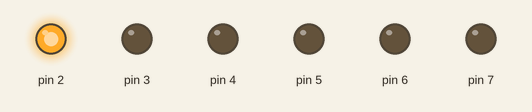
Simulated run of this sketch. Board: Arduino Uno, built with avr-gcc and run on an emulated ATmega328P. Shown: output pins drawn as LEDs (lit = HIGH).

Above: at 5.0 s.
At 15.0 s:
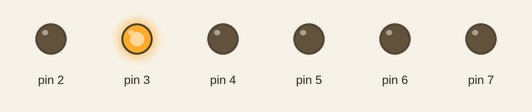
At 25.0 s:
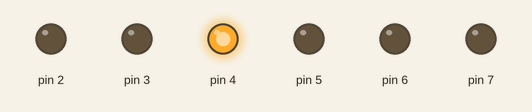
At 35.0 s:
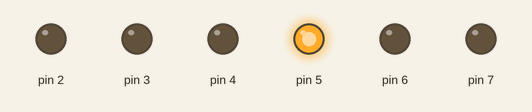
At 45.0 s:
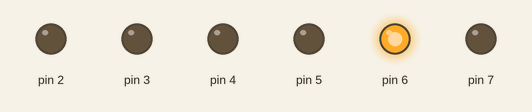
At 55.0 s:
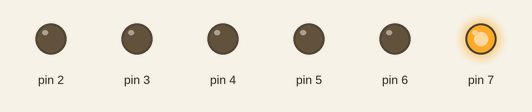
Timing chart, 0 to 78.0 s (numbered marks = the images above):
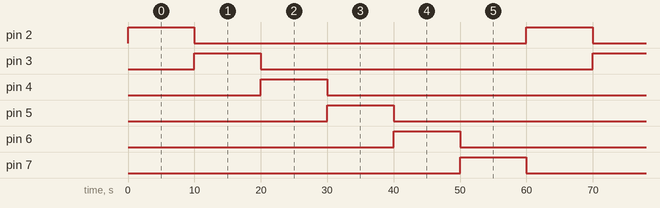

Measured:
- by itself, pin 2–7: alternates HIGH for 10.0 s and LOW for 50.0 s

The sketch:

HW10.ino
```cpp
void setup() {
  // put your setup code here, to run once:
  pinMode(2, OUTPUT);
  pinMode(3, OUTPUT);
  pinMode(4, OUTPUT);
  pinMode(5, OUTPUT);
  pinMode(6, OUTPUT);
  pinMode(7, OUTPUT);
}

void loop() {
  digitalWrite(2, HIGH);
  delay(10000);
  digitalWrite(2, LOW);
  digitalWrite(3, HIGH);
  delay(10000);
  digitalWrite(3, LOW);
  digitalWrite(4, HIGH);
  delay(10000);
  digitalWrite(4, LOW);
  digitalWrite(5, HIGH);
  delay(10000);
  digitalWrite(5, LOW);
  digitalWrite(6, HIGH);
  delay(10000);
  digitalWrite(6, LOW);
  digitalWrite(7, HIGH);
  delay(10000);
  digitalWrite(7, LOW);
  // put your main code here, to run repeatedly:

}
```
